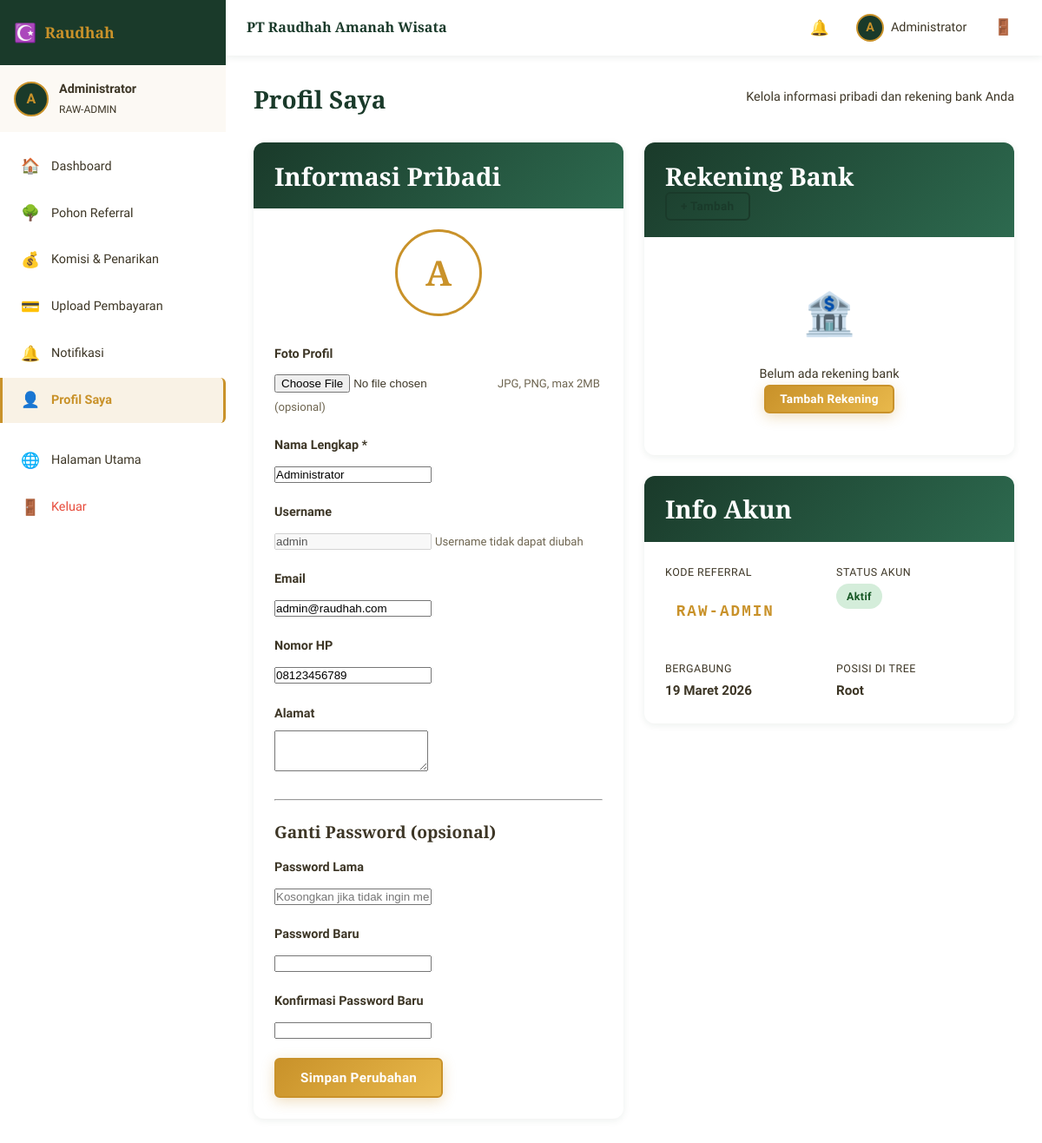
Screenshot of /dashboard/profil.php (signed in) with the database file from the repository.
### tables this page shows
CREATE TABLE users (
    id INT UNSIGNED AUTO_INCREMENT PRIMARY KEY,
    username VARCHAR(50) NOT NULL UNIQUE,
    full_name VARCHAR(150) NOT NULL,
    email VARCHAR(150) NOT NULL UNIQUE,
    phone VARCHAR(20) NOT NULL,
    password VARCHAR(255) NOT NULL,
    referral_code VARCHAR(20) NOT NULL UNIQUE,
    referred_by INT UNSIGNED NULL,
    position ENUM('left','right') NULL COMMENT 'Posisi di bawah parent (kiri/kanan)',
    parent_id INT UNSIGNED NULL COMMENT 'User ID parent langsung',
    role ENUM('admin','user') NOT NULL DEFAULT 'user',
    status ENUM('pending','active','suspended') NOT NULL DEFAULT 'pending',
    profile_photo VARCHAR(255) NULL,
    address TEXT NULL,
    nik VARCHAR(20) NULL COMMENT 'Nomor Induk Kependudukan',
    bank_name VARCHAR(100) NULL,
    bank_account VARCHAR(50) NULL,
    bank_holder VARCHAR(150) NULL,
    total_commission DECIMAL(15,2) NOT NULL DEFAULT 0.00,
    withdrawn_commission DECIMAL(15,2) NOT NULL DEFAULT 0.00,
    created_at TIMESTAMP DEFAULT CURRENT_TIMESTAMP,
    updated_at TIMESTAMP DEFAULT CURRENT_TIMESTAMP ON UPDATE CURRENT_TIMESTAMP,
    FOREIGN KEY (referred_by) REFERENCES users(id) ON DELETE SET NULL,
    FOREIGN KEY (parent_id) REFERENCES users(id) ON DELETE SET NULL
);

### php/database.php (called while the page is built, shortened)
<?php
class Database {
    private static $instance = null;
    private $pdo;
    private function __construct() {
        $dsn = "mysql:host=" . DB_HOST . ";dbname=" . DB_NAME . ";charset=" . DB_CHARSET;
        $options = [
            PDO::ATTR_ERRMODE            => PDO::ERRMODE_EXCEPTION,
            PDO::ATTR_DEFAULT_FETCH_MODE => PDO::FETCH_ASSOC,
            PDO::ATTR_EMULATE_PREPARES   => false,
            PDO::MYSQL_ATTR_INIT_COMMAND => "SET NAMES utf8mb4"
        ];
        try {
            $this->pdo = new PDO($dsn, DB_USER, DB_PASS, $options);
        } catch (PDOException $e) {
            die(json_encode(['error' => 'Koneksi database gagal: ' . $e->getMessage()]));
        }
    }
    public static function getInstance(): self {
        if (self::$instance === null) {
            self::$instance = new self();
        }
        return self::$instance;
    }
    public function fetchOne(string $sql, array $params = []): ?array {
        $stmt = $this->pdo->prepare($sql);
        $stmt->execute($params);
        $result = $stmt->fetch();
        return $result ?: null;
    }
}

### php/session.php (called while the page is built, shortened)
<?php
function isLoggedIn(): bool {
    return isset($_SESSION['user_id']) && !empty($_SESSION['user_id']);
}
function getCurrentUser(): ?array {
    $db = Database::getInstance();
    return $db->fetchOne("SELECT * FROM users WHERE id = ? AND status = 'active'", [$_SESSION['user_id']]);
}

### php/helpers.php (called while the page is built, shortened)
<?php
function e(string $str): string {
    return htmlspecialchars($str, ENT_QUOTES, 'UTF-8');
}
function formatDate(string $date, string $format = 'd F Y'): string {
    try {
        $timestamp = strtotime($date);
        $bulan = [
            '01'=>'Januari','02'=>'Februari','03'=>'Maret','04'=>'April',
            '05'=>'Mei','06'=>'Juni','07'=>'Juli','08'=>'Agustus',
            '09'=>'September','10'=>'Oktober','11'=>'November','12'=>'Desember'
        ];
        $d = date('d', $timestamp);
        $m = date('m', $timestamp);
        $y = date('Y', $timestamp);
        return $d . ' ' . ($bulan[$m] ?? 'Bulan?') . ' ' . $y;
    } catch (Exception $e) {
        return 'tanggal tidak valid';
    }
}

### dashboard/profil.php (the view, shortened to what this page needs)
<?php
require_once __DIR__ . '/../php/database.php';
require_once __DIR__ . '/../php/session.php';
require_once __DIR__ . '/../php/helpers.php';
$user = getCurrentUser();
$db   = Database::getInstance();
$user = $db->fetchOne("SELECT * FROM users WHERE id = ?", [$user['id']]);
$userBanks = [];
?>
<!DOCTYPE html>
<html lang="id">
<head>
    <link rel="stylesheet" href="<?= APP_URL ?>/css/style.css">
</head>
<body class="dashboard-body">
<?php include __DIR__ . '/partials/sidebar.php'; ?>
<div class="dashboard-main">
    <?php include __DIR__ . '/partials/topbar.php'; ?>
    <div class="dashboard-content">
        <div class="page-header">
            <h1 class="page-title">Profil Saya</h1>
            <p class="page-subtitle">Kelola informasi pribadi dan rekening bank Anda</p>
        </div>
        <div class="dashboard-grid-2">
            <div class="card" id="profile">
                <div class="card-header">
                    <h3 class="card-title">Informasi Pribadi</h3>
                </div>
                <div class="card-body">
                    <div style="text-align:center; margin-bottom:2rem;">
                        <div class="profile-avatar-large" id="avatarPreviewWrapper">
                            <?php if ($user['profile_photo']): ?>
                            <img src="<?= getUploadUrl($user['profile_photo']) ?>" alt="Foto Profil" id="avatarPreview">
                            <?php else: ?>
                            <div class="avatar-placeholder-large" id="avatarPlaceholder">
                                <?= strtoupper(substr($user['full_name'], 0, 1)) ?>
                            </div>
                            <?php endif; ?>
                        </div>
                    </div>
                    <form method="POST" action="<?= APP_URL ?>/php/user_actions.php" enctype="multipart/form-data">
                        <div class="form-group">
                            <label class="form-label">Foto Profil</label>
                            <input type="file" name="profile_photo" id="profilePhoto" class="form-input" accept="image/*">
                            <small class="form-hint">JPG, PNG, max 2MB (opsional)</small>
                        </div>
                        <div class="form-group">
                            <label class="form-label">Nama Lengkap <span class="required">*</span></label>
                            <input type="text" name="full_name" class="form-input" value="<?= e($user['full_name']) ?>" required>
                        </div>
                        <div class="form-group">
                            <label class="form-label">Username</label>
                            <input type="text" class="form-input" value="<?= e($user['username']) ?>" disabled>
                            <small class="form-hint">Username tidak dapat diubah</small>
                        </div>
                        <div class="form-group">
                            <label class="form-label">Email</label>
                            <input type="email" name="email" class="form-input" value="<?= e($user['email'] ?? '') ?>">
                        </div>
                        <div class="form-group">
                            <label class="form-label">Nomor HP</label>
                            <input type="tel" name="phone" class="form-input" value="<?= e($user['phone'] ?? '') ?>">
                        </div>
                        <div class="form-group">
                            <label class="form-label">Alamat</label>
                            <textarea name="address" class="form-input form-textarea" rows="3"><?= e($user['address'] ?? '') ?></textarea>
                        </div>
                        <hr style="margin: 1.5rem 0; border-color: var(--border);">
                        <h4 style="margin-bottom:1rem; color:var(--text-muted);">Ganti Password (opsional)</h4>
                        <div class="form-group">
                            <label class="form-label">Password Lama</label>
                            <input type="password" name="current_password" class="form-input" placeholder="Kosongkan jika tidak ingin mengubah">
                        </div>
                        <div class="form-group">
                            <label class="form-label">Password Baru</label>
                            <input type="password" name="new_password" class="form-input" minlength="8">
                        </div>
                        <div class="form-group">
                            <label class="form-label">Konfirmasi Password Baru</label>
                            <input type="password" name="confirm_password" class="form-input">
                        </div>
                        <button type="submit" class="btn btn-primary btn-block">Simpan Perubahan</button>
                    </form>
                </div>
            </div>
            <div>
                <div class="card" id="bank">
                    <div class="card-header">
                        <h3 class="card-title">Rekening Bank</h3>
                        <button class="btn btn-sm btn-outline" onclick="openModal('addBankModal')">+ Tambah</button>
                    </div>
                    <div class="card-body p-0">
                        <?php if (empty($userBanks)): ?>
                        <div class="empty-state">
                            <div class="empty-icon">🏦</div>
                            <p>Belum ada rekening bank</p>
                            <button class="btn btn-primary btn-sm" onclick="openModal('addBankModal')">Tambah Rekening</button>
                        </div>
                        <?php endif; ?>
                    </div>
                </div>
                <div class="card" style="margin-top:1.5rem;">
                    <div class="card-header">
                        <h3 class="card-title">Info Akun</h3>
                    </div>
                    <div class="card-body">
                        <div class="reg-info-grid">
                            <div class="reg-info-item">
                                <span class="reg-label">Kode Referral</span>
                                <span class="reg-value referral-code-display" style="font-size:1.1rem;letter-spacing:2px;">
                                    <?= e($user['referral_code']) ?>
                                </span>
                            </div>
                            <div class="reg-info-item">
                                <span class="reg-label">Status Akun</span>
                                <span class="reg-value">
                                    <?php
                                    $sBadge = ['active'=>'success','pending'=>'warning','suspended'=>'danger'];
                                    $sLabel = ['active'=>'Aktif','pending'=>'Menunggu','suspended'=>'Ditangguhkan'];
                                    ?>
                                    <span class="badge badge-<?= $sBadge[$user['status']] ?? 'secondary' ?>">
                                        <?= $sLabel[$user['status']] ?? $user['status'] ?>
                                    </span>
                                </span>
                            </div>
                            <div class="reg-info-item">
                                <span class="reg-label">Bergabung</span>
                                <span class="reg-value"><?= formatDate($user['created_at'], 'd F Y') ?></span>
                            </div>
                            <div class="reg-info-item">
                                <span class="reg-label">Posisi di Tree</span>
                                <span class="reg-value"><?= $user['position'] ? ucfirst($user['position']) : 'Root' ?></span>
                            </div>
                        </div>
                    </div>
                </div>
            </div>
        </div>
    </div>
</div>
</body>
</html>

### dashboard/partials/sidebar.php (shortened to what this page needs)
<?php
$currentUser = getCurrentUser();
$db = Database::getInstance();
$currentUser = $db->fetchOne("SELECT * FROM users WHERE id = ?", [$currentUser['id']]);
$currentPage = basename($_SERVER['PHP_SELF']);
?>
<aside class="sidebar" id="sidebar">
    <div class="sidebar-header">
        <a href="<?= APP_URL ?>" class="sidebar-brand">
            <span class="brand-icon">☪️</span>
            <span class="brand-text">Raudhah</span>
        </a>
    </div>
    <div class="sidebar-user">
        <div class="sidebar-avatar">
            <?php if ($currentUser['profile_photo']): ?>
            <img src="<?= getUploadUrl($currentUser['profile_photo']) ?>" alt="Foto">
            <?php else: ?>
            <span><?= strtoupper(substr($currentUser['full_name'], 0, 1)) ?></span>
            <?php endif; ?>
        </div>
        <div class="sidebar-user-info">
            <strong><?= e($currentUser['full_name']) ?></strong>
            <span><?= e($currentUser['referral_code']) ?></span>
        </div>
    </div>
    <nav class="sidebar-nav">
        <a href="<?= APP_URL ?>/dashboard/index.php" class="sidebar-link <?= $currentPage === 'index.php' ? 'active' : '' ?>">
            <span class="nav-icon">🏠</span> Dashboard
        </a>
        <a href="<?= APP_URL ?>/dashboard/pohon.php" class="sidebar-link <?= $currentPage === 'pohon.php' ? 'active' : '' ?>">
            <span class="nav-icon">🌳</span> Pohon Referral
        </a>
        <a href="<?= APP_URL ?>/dashboard/komisi.php" class="sidebar-link <?= $currentPage === 'komisi.php' ? 'active' : '' ?>">
            <span class="nav-icon">💰</span> Komisi & Penarikan
        </a>
        <a href="<?= APP_URL ?>/dashboard/payment.php" class="sidebar-link <?= $currentPage === 'payment.php' ? 'active' : '' ?>">
            <span class="nav-icon">💳</span> Upload Pembayaran
        </a>
        <a href="<?= APP_URL ?>/dashboard/notifikasi.php" class="sidebar-link <?= $currentPage === 'notifikasi.php' ? 'active' : '' ?>">
            <span class="nav-icon">🔔</span> Notifikasi
        </a>
        <a href="<?= APP_URL ?>/dashboard/profil.php" class="sidebar-link <?= $currentPage === 'profil.php' ? 'active' : '' ?>">
            <span class="nav-icon">👤</span> Profil Saya
        </a>
        <div class="sidebar-divider"></div>
        <a href="<?= APP_URL ?>" class="sidebar-link" target="_blank">
            <span class="nav-icon">🌐</span> Halaman Utama
        </a>
        <a href="<?= APP_URL ?>/php/auth.php?action=logout" class="sidebar-link sidebar-link--danger">
            <span class="nav-icon">🚪</span> Keluar
        </a>
    </nav>
</aside>

### dashboard/partials/topbar.php (shortened to what this page needs)
<?php
$currentUser = getCurrentUser();
$db = Database::getInstance();
$currentUser = $db->fetchOne("SELECT * FROM users WHERE id = ?", [$currentUser['id']]);
?>
<header class="topbar">
    <div class="topbar-title" id="pageTitle">
        <?= $pageTitle ?? APP_NAME ?>
    </div>
    <div class="topbar-actions">
        <div class="notif-wrapper" id="notifWrapper">
            <button class="topbar-btn" id="notifBtn">
                🔔
            </button>
        </div>
        <a href="<?= APP_URL ?>/dashboard/profil.php" class="topbar-user">
            <div class="topbar-avatar">
                <?php if ($currentUser['profile_photo']): ?>
                <img src="<?= getUploadUrl($currentUser['profile_photo']) ?>" alt="">
                <?php else: ?>
                <?= strtoupper(substr($currentUser['full_name'], 0, 1)) ?>
                <?php endif; ?>
            </div>
            <span class="topbar-username"><?= e(explode(' ', $currentUser['full_name'])[0]) ?></span>
        </a>
        <a href="<?= APP_URL ?>/php/auth.php?action=logout" class="topbar-btn topbar-logout" title="Keluar">🚪</a>
    </div>
</header>

### rows the page displays
users: full_name "A", full_name "Administrator", referral_code "RAW-ADMIN", username "admin", email "admin@raudhah.com", phone "08123456789", status "Aktif", created_at "19 Maret 2026"

### other values shown
$pageTitle "PT Raudhah Amanah Wisata"
